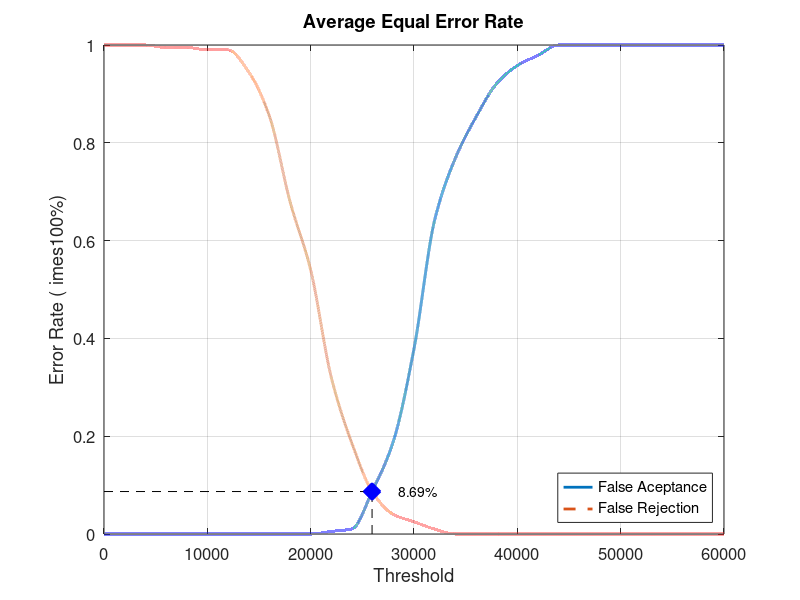
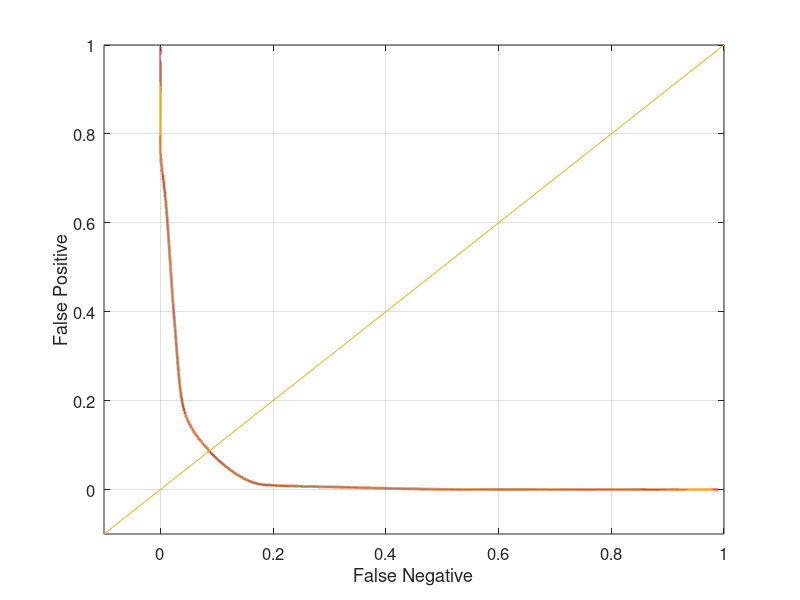

MATLAB code to generate these figures, in order:
close all;
clear;
clc;
x = 0:2000:60000;
xq = 0:0.5:60000;

y0 = [0 0 0 0 0 0 0 0 0 0 0 0.00526316 0.0105263 0.0894737 0.189474 0.378947 0.642105 0.768421 0.852632 0.921053 0.957895 0.978947 1 1 1 1 1 1 1 1 1]
yy0 = interp1(x, y0, xq, 'pchip');
y1 = [1 1 1 0.995 0.995 0.99 0.99 0.945 0.855 0.68 0.54 0.32 0.185 0.085 0.04 0.025 0.01 0 0 0 0 0 0 0 0 0 0 0 0 0 0]
yy1 = interp1(x, y1, xq, 'pchip');

% Calculating EER: 
y2 = abs(y0 - y1);
find(y2 == min(y2))
yy2 = abs(yy0 - yy1);
xEER = find(yy2 == min(yy2));
xEERIndex = xq(xEER) % X-axis EER
yEER = yy0(xEER) % Y-axis EER

main = figure
plot(xq, yy0,'-','LineWidth', 2);	hold on
plot(xq, yy1,'--','LineWidth', 2);	hold on
plot([xEERIndex xEERIndex], [0 yEER], 'k--');	hold on
plot([0 xEERIndex], [yEER yEER], 'k--');	hold on
plot(xEERIndex, yEER, 'bx', 'LineWidth', 10);	hold on
text(xEERIndex + 10 * xEERIndex / 100, yEER, [num2str(round((10000 * yEER)) / 100) '%'])
legend('False Aceptance', 'False Rejection', 'Location', 'SouthEast')
xlabel('Threshold')
ylabel('Error Rate (	imes100%)')
title('Average Equal Error Rate')
set(gca, 'FontSize', 12)
axis([0 60000 0 1])
grid on

print(main, 'Database2_3Main', '-dpng');
FNRxFPR = figure('Color', [1 1 1]);
plot(yy1, yy0, '-', yy1, yy0, 'LineWidth', 2);
hold on
y = -0.1:0.1:1
plot(y, y); 
set(gca, 'FontSize', 12)
xlabel('False Negative')
ylabel('False Positive')
axis([-0.1 1 -0.1 1])
set(gca, 'FontSize', 12)
grid on

print(FNRxFPR, 'Database2_3FNRxFPR','-dpng');
